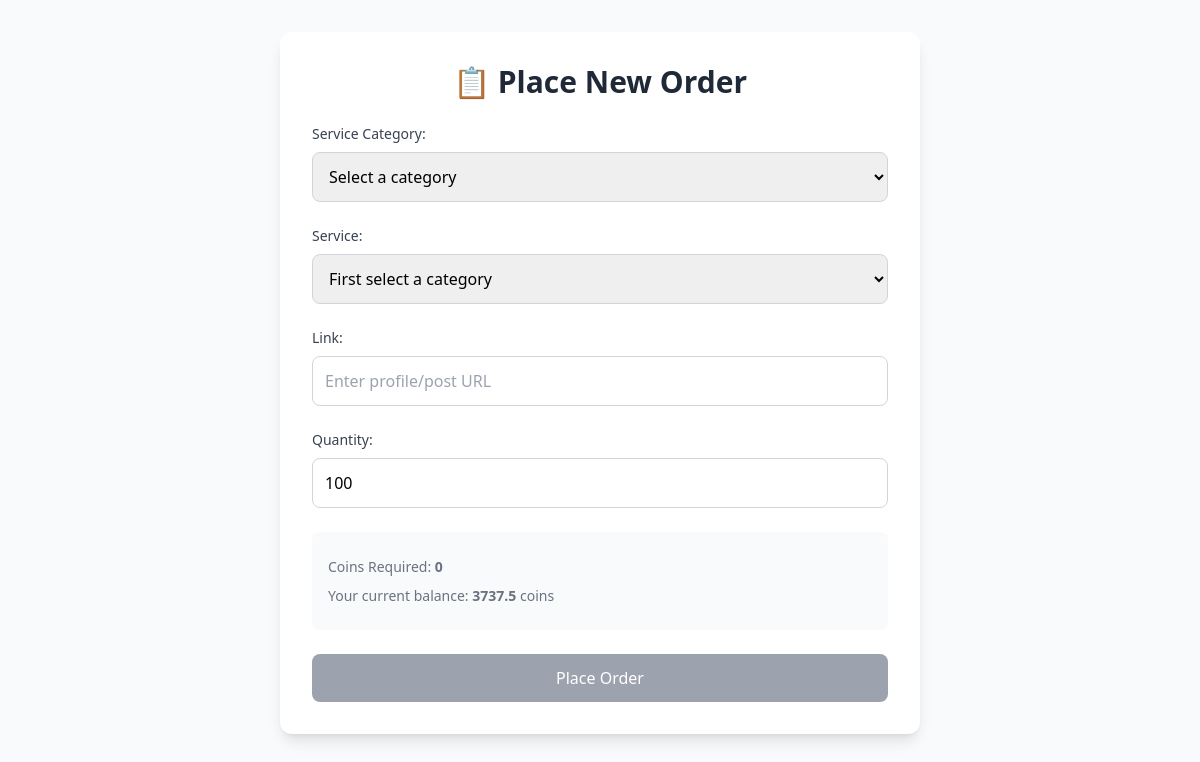
Before: /place-order (signed in) with the older database file.
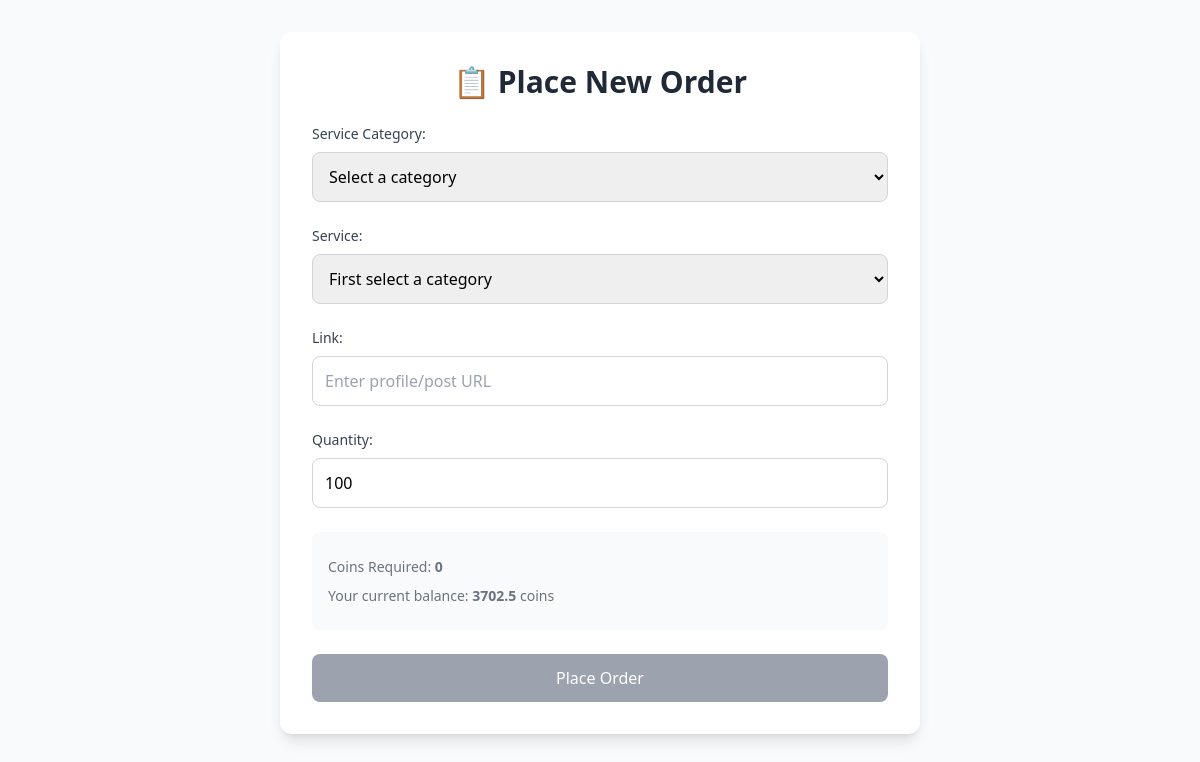
After: the same page with the newer database file.
### main.py (models this page shows)
class User(db.Model):
    id = db.Column(db.Integer, primary_key=True)
    username = db.Column(db.String(150), nullable=False, unique=True)
    email = db.Column(db.String(150), nullable=False, unique=True)
    password = db.Column(db.String(200), nullable=False)
    coins = db.Column(db.Integer, default=10)
    last_login_date = db.Column(db.String(20))  # YYYY-MM-DD format
    last_activity = db.Column(db.DateTime, default=datetime.utcnow)  # Track when user was last active
    is_admin = db.Column(db.Boolean, default=False)
    is_banned = db.Column(db.Boolean, default=False)
    referral_code = db.Column(db.String(20), unique=True)  # User's unique referral code
    referred_by = db.Column(db.String(20))  # Referral code used to sign up

### main.py (the view, shortened to what this page needs)
@app.route('/place-order', methods=['GET', 'POST'])
def place_order():
    if 'user_id' not in session:
        flash('Please log in first.')
        return redirect(url_for('login'))
    user = User.query.get(session['user_id'])
    if not user:
        session.pop('user_id', None)
        flash('User session invalid. Please log in again.')
        return redirect(url_for('login'))
    return render_template('place_order.html', user=user)

### main.py (called while the page is built)
def update_user_activity(user_id):
    try:
        user = User.query.get(user_id)
        if user:
            user.last_activity = datetime.utcnow()
            db.session.commit()
    except:
        pass

@app.before_request
def track_user_activity():
    if 'user_id' in session:
        update_user_activity(session['user_id'])

@app.context_processor
def inject_global_announcements():
    try:
        global_announcements = Announcement.query.filter_by(is_active=True).order_by(Announcement.created_at.desc()).all()
        return dict(global_announcements=global_announcements)
    except:
        return dict(global_announcements=[])

### templates/place_order.html (shortened to what this page needs)
<!DOCTYPE html>
<html lang="en">
<head>
    <script src="https://cdn.tailwindcss.com"></script>
</head>
<body class="bg-gray-50">
    <div class="container mx-auto px-4 py-8 max-w-2xl">
        <div class="bg-white rounded-xl shadow-lg p-8">
            <h1 class="text-3xl font-bold text-gray-800 mb-6 text-center">📋 Place New Order</h1>
            <form id="orderForm" method="POST" style="display:none;">
                <div class="space-y-6">
                    <div>
                        <label for="category" class="block text-sm font-medium text-gray-700 mb-2">Service Category:</label>
                        <select id="category" name="category" onchange="populateServices()" required class="w-full p-3 border border-gray-300 rounded-lg focus:ring-2 focus:ring-blue-500 focus:border-blue-500">
                            <option value="">Select a category</option>
                        </select>
                    </div>
                    <div>
                        <label for="service" class="block text-sm font-medium text-gray-700 mb-2">Service:</label>
                        <select id="service" name="service" onchange="updateServiceDetails()" required class="w-full p-3 border border-gray-300 rounded-lg focus:ring-2 focus:ring-blue-500 focus:border-blue-500">
                            <option value="">First select a category</option>
                        </select>
                    </div>
                    <div>
                        <label for="link" class="block text-sm font-medium text-gray-700 mb-2">Link:</label>
                        <input type="url" id="link" name="link" placeholder="Enter profile/post URL" required class="w-full p-3 border border-gray-300 rounded-lg focus:ring-2 focus:ring-blue-500 focus:border-blue-500">
                    </div>
                    <div>
                        <label for="quantity" class="block text-sm font-medium text-gray-700 mb-2">Quantity:</label>
                        <input type="number" id="quantity" name="quantity" min="1" value="100" required class="w-full p-3 border border-gray-300 rounded-lg focus:ring-2 focus:ring-blue-500 focus:border-blue-500">
                    </div>
                    <div class="bg-gray-50 rounded-lg p-4">
                        <p class="note">Coins Required: <strong id="coinsDisplay">0</strong></p>
                        <p class="note">Your current balance: <strong>{{ user.coins }}</strong> coins</p>
                    </div>
                    <button type="submit" id="submitBtn" disabled class="w-full bg-blue-600 text-white py-3 px-6 rounded-lg font-medium hover:bg-blue-700 disabled:bg-gray-400 disabled:cursor-not-allowed transition duration-200">
                        Place Order
                    </button>
                </div>
            </form>
        </div>
    </div>
</body>
</html>

Changed rows visible on the page:
changed User: coins "3737.5" → "3702.5"
